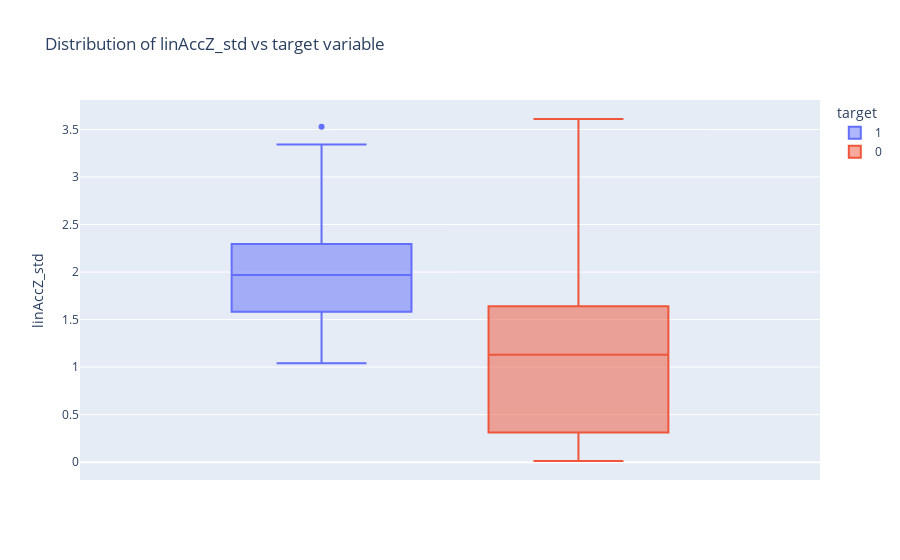

Notebook code for this chart:
### Code cell
fig = px.box(data_custom, y="linAccZ_std", color="target",title = 'Distribution of linAccZ_std vs target variable')
fig.update_traces(quartilemethod="exclusive") 
fig.show()

### Figure 1 — Plotly figure (JSON) as saved in the notebook; plotly's stock layout.template omitted (floating-point values rounded to 4 significant figures; data arrays with more than 128 entries replaced by an {"elided": "..."} marker saying what was removed)
{"data": [{"alignmentgroup": "True", "hovertemplate": "target=1<br>linAccZ_std=%{y}<extra></extra>", "legendgroup": "1", "marker": {"color": "#636efa"}, "name": "1", "notched": false, "offsetgroup": "1", "orientation": "v", "quartilemethod": "exclusive", "showlegend": true, "type": "box", "x0": " ", "xaxis": "x", "y": {"elided": "274 float values"}, "y0": " ", "yaxis": "y"}, {"alignmentgroup": "True", "hovertemplate": "target=0<br>linAccZ_std=%{y}<extra></extra>", "legendgroup": "0", "marker": {"color": "#EF553B"}, "name": "0", "notched": false, "offsetgroup": "0", "orientation": "v", "quartilemethod": "exclusive", "showlegend": true, "type": "box", "x0": " ", "xaxis": "x", "y": {"elided": "2511 float values"}, "y0": " ", "yaxis": "y"}], "layout": {"boxmode": "group", "legend": {"title": {"text": "target"}, "tracegroupgap": 0}, "title": {"text": "Distribution of linAccZ_std vs target variable"}, "xaxis": {"anchor": "y", "domain": [0, 1]}, "yaxis": {"anchor": "x", "domain": [0, 1], "title": {"text": "linAccZ_std"}}}}
